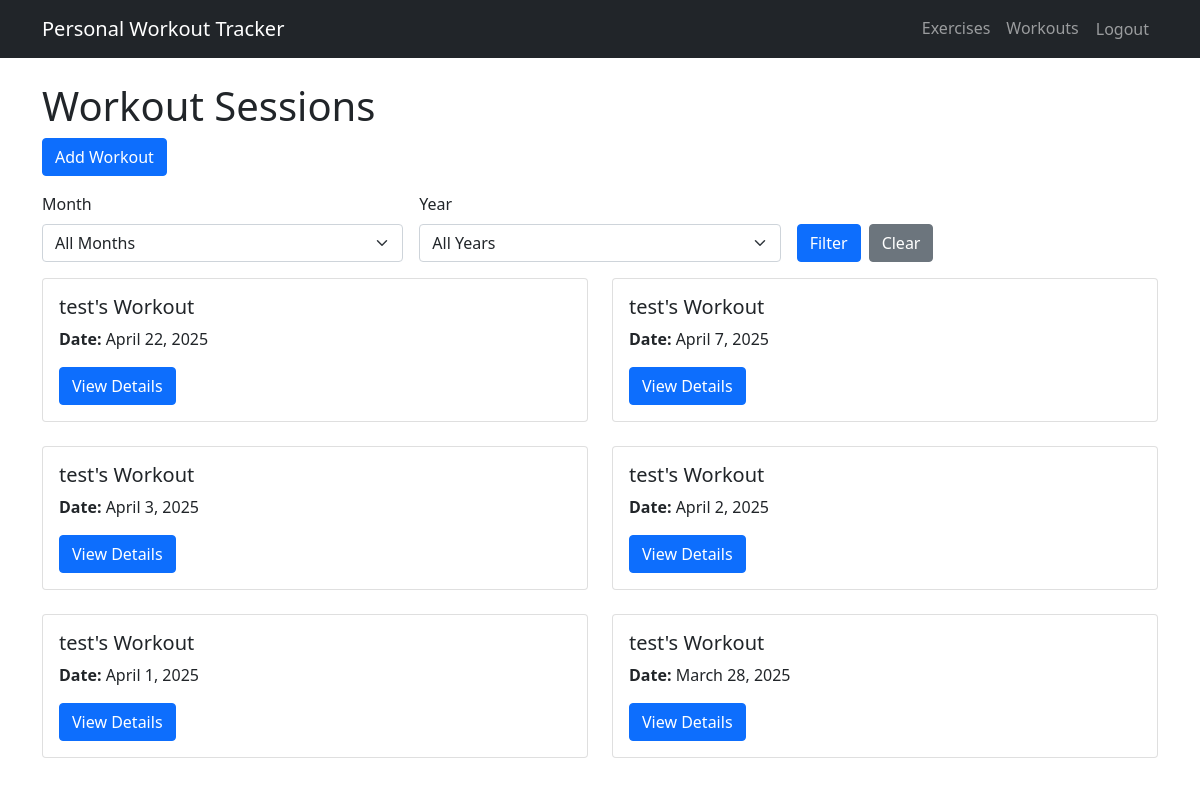
/project/workouts/ (signed in), run on an earlier commit of the app's database.
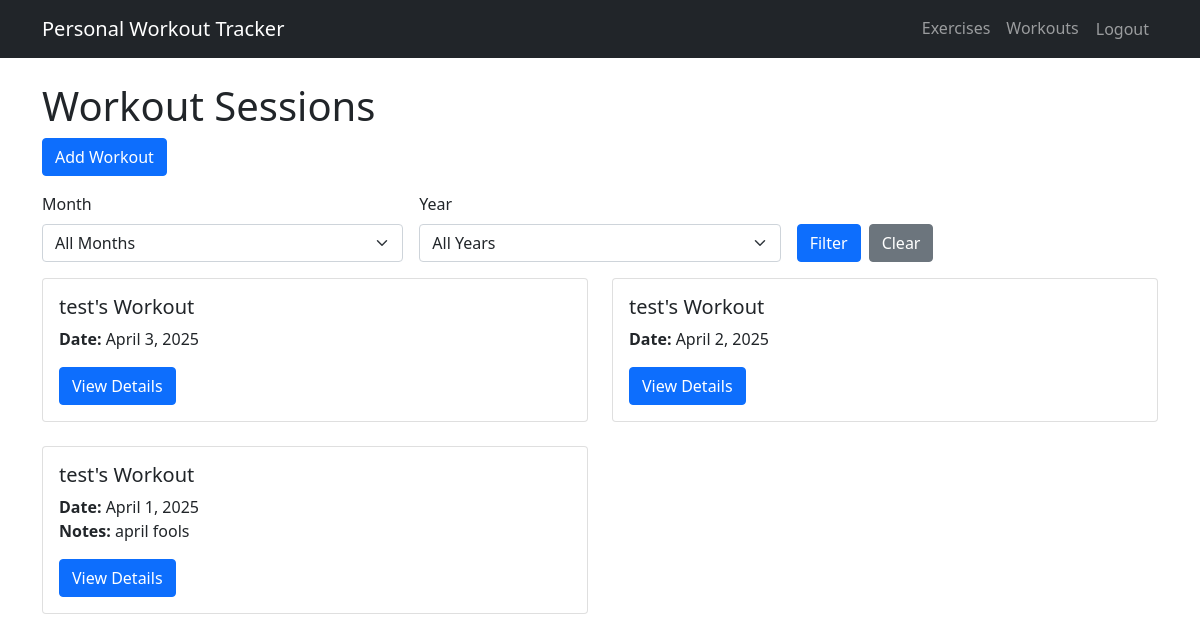
And on a later commit of the database.
### project/models.py (models this page shows, shortened)
class WorkoutSession(models.Model):
    user = models.ForeignKey(User, on_delete=models.CASCADE)  # Changed from Profile to User
    date = models.DateField()  # When the workout was performed
    notes = models.TextField(blank=True, null=True)  # Optional notes about the workout session

### project/views.py (the view)
# urls.py: path('workouts/', views.WorkoutSessionListView.as_view(), name='workout_session_list'),
class WorkoutSessionListView(LoginRequiredMixin, ListView):
    model = WorkoutSession
    template_name = 'project/workout_session_list.html'
    context_object_name = 'workout_sessions'
    def get_queryset(self):
        queryset = WorkoutSession.objects.filter(user=self.request.user)
        month = self.request.GET.get('month')
        year = self.request.GET.get('year')
        if month and year:
            queryset = queryset.filter(date__year=year, date__month=month)
        elif month:
            queryset = queryset.filter(date__month=month)
        elif year:
            queryset = queryset.filter(date__year=year)
        return queryset.order_by('-date')
    def get_context_data(self, **kwargs):
        context = super().get_context_data(**kwargs)
        dates = WorkoutSession.objects.filter(user=self.request.user).dates('date', 'month').order_by('-date')
        context['months'] = [(i, month_name[i]) for i in range(1, 13)]
        context['years'] = sorted(set(date.year for date in dates), reverse=True)
        return context

### project/templates/project/workout_session_list.html (shortened to what this page needs)
{% extends 'project/base.html' %}
{% block content %}
<h1>Workout Sessions</h1>
<a href="{% url 'project:workout_session_create' %}" class="btn btn-primary mb-3">Add Workout</a>
<form method="get" class="mb-3">
    <div class="row g-3">
        <div class="col-md-4">
            <label for="month" class="form-label">Month</label>
            <select class="form-select" id="month" name="month">
                <option value="">All Months</option>
            </select>
        </div>
        <div class="col-md-4">
            <label for="year" class="form-label">Year</label>
            <select class="form-select" id="year" name="year">
                <option value="">All Years</option>
            </select>
        </div>
        <div class="col-md-4 d-flex align-items-end">
            <button type="submit" class="btn btn-primary">Filter</button>
            <a href="{% url 'project:workout_session_list' %}" class="btn btn-secondary ms-2">Clear</a>
        </div>
    </div>
</form>
<div class="row">
    {% for session in workout_sessions %}
    <div class="col-md-6 mb-4">
        <div class="card">
            <div class="card-body">
                <h5 class="card-title">{{ session.user.username }}'s Workout</h5>
                <p class="card-text">
                    <strong>Date:</strong> {{ session.date }}<br>
                    {% if session.notes %}
                    <strong>Notes:</strong> {{ session.notes }}
                    {% endif %}
                </p>
                <a href="{% url 'project:workout_session_detail' session.pk %}" class="btn btn-primary">View Details</a>
            </div>
        </div>
    </div>
    {% empty %}
    <div class="col">
        <p>No workout sessions available.</p>
    </div>
    {% endfor %}
</div>
{% endblock %}

What changed in the data, as far as the page shows it:
removed WorkoutSession: user.username "test", date "April 22, 2025"
removed WorkoutSession: user.username "test", date "April 7, 2025"
removed WorkoutSession: user.username "test", date "April 1, 2025"
removed WorkoutSession: user.username "test", date "March 28, 2025"
added WorkoutSession: user.username "test", date "April 1, 2025", notes "april fools"
